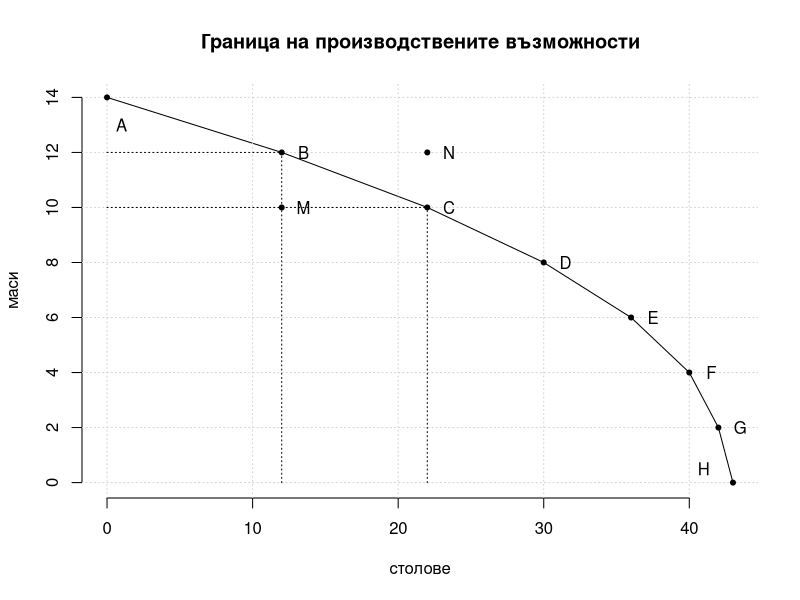
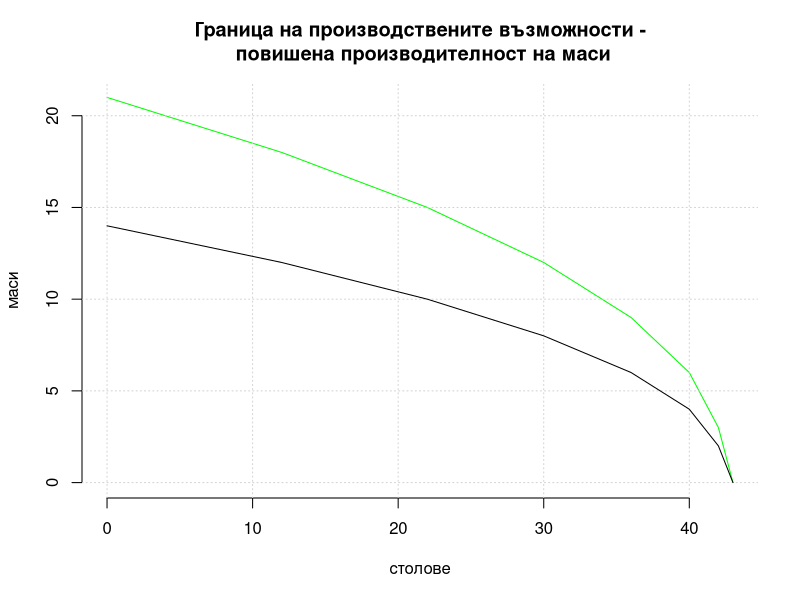
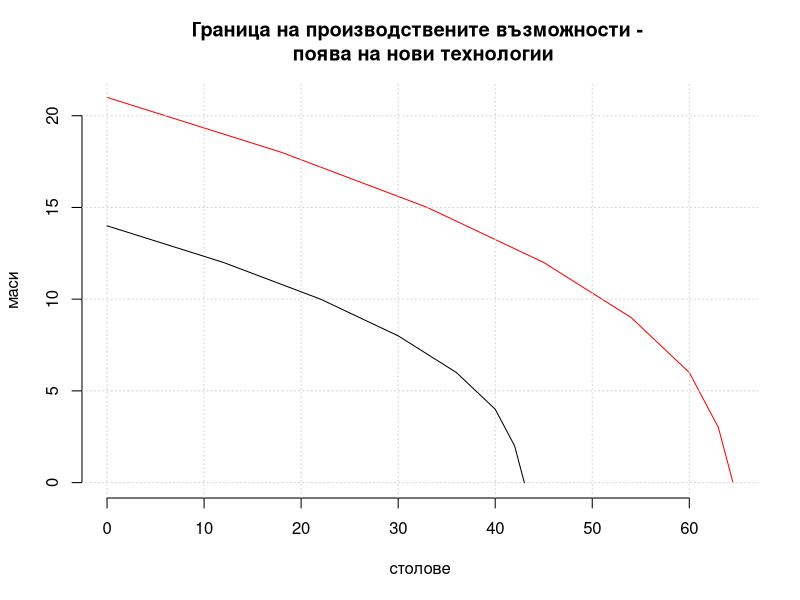

Recreate these plots in R, in order.
## ---- chunk 1
knitr::opts_chunk$set(fig.width = 8, fig.height = 6,
                      fig.path = "figure/",
                      dev='cairo_pdf',
                      echo = FALSE, warning = FALSE, 
                      message = FALSE)
## ---- chunk 2
stolowe <- c(0, 12, 22, 30, 36, 40, 42, 43)
masi <- c(14, 12, 10, 8, 6, 4, 2, 0)
ppf.df <- data.frame(stolowe, masi)
row.names(ppf.df) <- LETTERS[seq(1:8)]
colnames(ppf.df) <- c("столове", "маси")
plot(ppf.df, type = "l", xlab = "столове", ylab = "маси", main = "Граница на производствените възможности", bty = "n")
grid()
points(0,14, pch = 20) # A
text(1, 13, labels = "A")
points(12,12, pch = 20) # B
text(13.5, 12, labels = "B")
points(22,10, pch = 20) # C
text(23.5,10, labels = "C")
points(30,8, pch = 20) # D
text(31.5,8, labels = "D")
points(36,6, pch = 20) # E
text(37.5, 6, labels = "E")
points(40,4, pch = 20) # F
text(41.5,4, labels = "F")
points(42,2, pch = 20) # G
text(43.5, 2, labels = "G")
points(43,0, pch = 20) # H
text(41, 0.5, labels = "H")
# неефективно производство
points(12,10, pch = 20) # M
text(13.5, 10, labels = "M")
# недостижимо производство
points(22, 12, pch = 20) # N
text(23.5, 12, labels = "N")
segments(12,0,12,12, lty = 3)
segments(0,12,12,12, lty = 3)
segments(22,0,22,10, lty = 3)
segments(0,10,22,10, lty = 3)
## ---- chunk 3
# Изместване на кривата
ppf_tech.df <- data.frame(stolowe*1.5, masi*1.5)
ppf_tech_masi.df <- data.frame(stolowe, masi*1.5)
# Подобряване на производителността на маси
plot(ppf_tech_masi.df, col = "green", xlab = "столове", ylab = "маси", type = "l", 
     main = "Граница на производствените възможности -\n повишена производителност на маси", bty = "n")
grid()
lines(ppf.df)
## ---- chunk 4
# Подобряване на технологиите като цяло
plot(ppf_tech.df, type = "l", xlab = "столове", ylab = "маси", col = "red", 
     main = "Граница на производствените възможности - \n поява на нови технологии", bty = "n")
grid()
lines(ppf.df)
